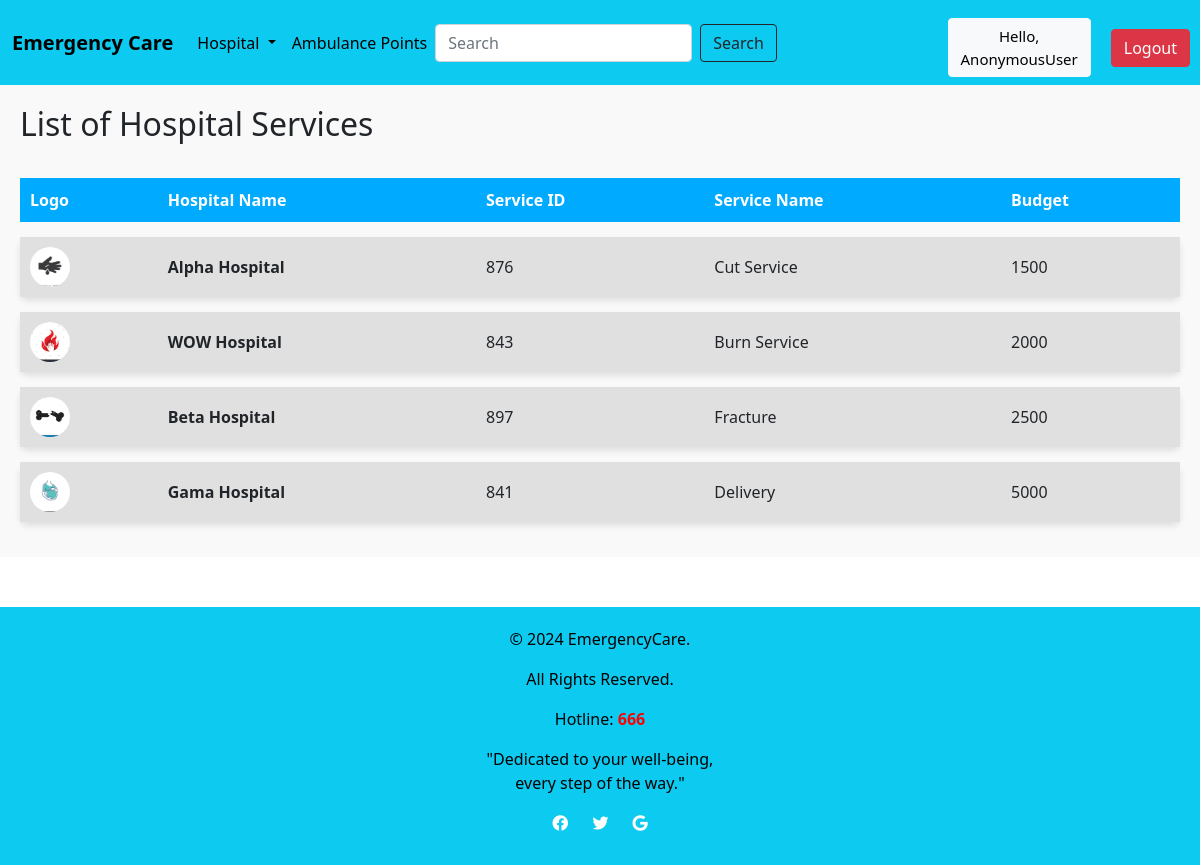
The page /Services/ on the database its author committed.
### emergencycare/models.py (models this page shows, shortened)
class Services(models.Model):
    H_Name = models.ForeignKey(Hospital, on_delete=models.CASCADE, blank=True, null=True)
    S_ID = models.CharField(max_length=200, blank=True, null=True)
    S_Name = models.CharField(max_length=200, blank=True, null=True)
    S_Budget = models.IntegerField(blank=True, null=True)
    image = models.ImageField(upload_to='images/', blank=True, null=True, default='images/default.jpg')

class Hospital(models.Model):
    H_ID = models.CharField(max_length=200)
    H_name = models.CharField(max_length=200)
    Area_name = models.ForeignKey(Location, on_delete=models.CASCADE)
    image = models.ImageField(upload_to='images/',blank=True, null=True, default='images/default.jpg')
    def __str__(self):
        return self.H_name

### emergencycare/views.py (the view)
# urls.py: path('Services/',e_views.services,name='Services'),
def services(request):
    service = Services.objects.all()
    context = {
        'service': service,
    }
    return render(request, template_name='Services.html',context=context)

### templates/Services.html (shortened to what this page needs)
{% extends 'Home.html' %}
{% block content %}
{% load static %}
<div style="padding: 20px; background-color: #f9f9f9;">
    <h2 style="margin-bottom: 20px;">List of Hospital Services</h2>
    {% if service %}
    <table style="width: 100%; border-collapse: separate; border-spacing: 0 15px;">
        <thead>
            <tr style="background-color: #00aaff; color: white; text-align: left; padding: 10px;">
                <th style="padding: 10px;">Logo</th>
                <th style="padding: 10px;">Hospital Name</th>
                <th style="padding: 10px;">Service ID</th>
                <th style="padding: 10px;">Service Name</th>
                <th style="padding: 10px;">Budget</th>
            </tr>
        </thead>
        <tbody>
            {% for s in service %}
            <tr style="background-color: #e0e0e0; box-shadow: 0px 4px 6px rgba(0, 0, 0, 0.1); border-radius: 8px; overflow: hidden;">
                <td style="padding: 10px;"><img src="{{ s.image.url }}" style="height: 40px; width: 40px; border-radius: 50%;"></td>
                <td style="padding: 10px; font-weight: bold;">{{ s.H_Name }}</td>
                <td style="padding: 10px;">{{ s.S_ID }}</td>
                <td style="padding: 10px;">{{ s.S_Name }}</td>
                <td style="padding: 10px;">{{ s.S_Budget }}</td>
            </tr>
            {% endfor %}
        </tbody>
    </table>
    {% else %}
    <p>No services found.</p>
    {% endif %}
</div>
{% endblock %}

### rows shown on the page
Services: image (picture), H_Name "Alpha Hospital", S_ID "876", S_Name "Cut Service", S_Budget "1500"
Services: image (picture), H_Name "WOW Hospital", S_ID "843", S_Name "Burn Service", S_Budget "2000"
Services: image (picture), H_Name "Beta Hospital", S_ID "897", S_Name "Fracture", S_Budget "2500"
Services: image (picture), H_Name "Gama Hospital", S_ID "841", S_Name "Delivery", S_Budget "5000"

### other values the page prints
{{ request.user }} "AnonymousUser"
